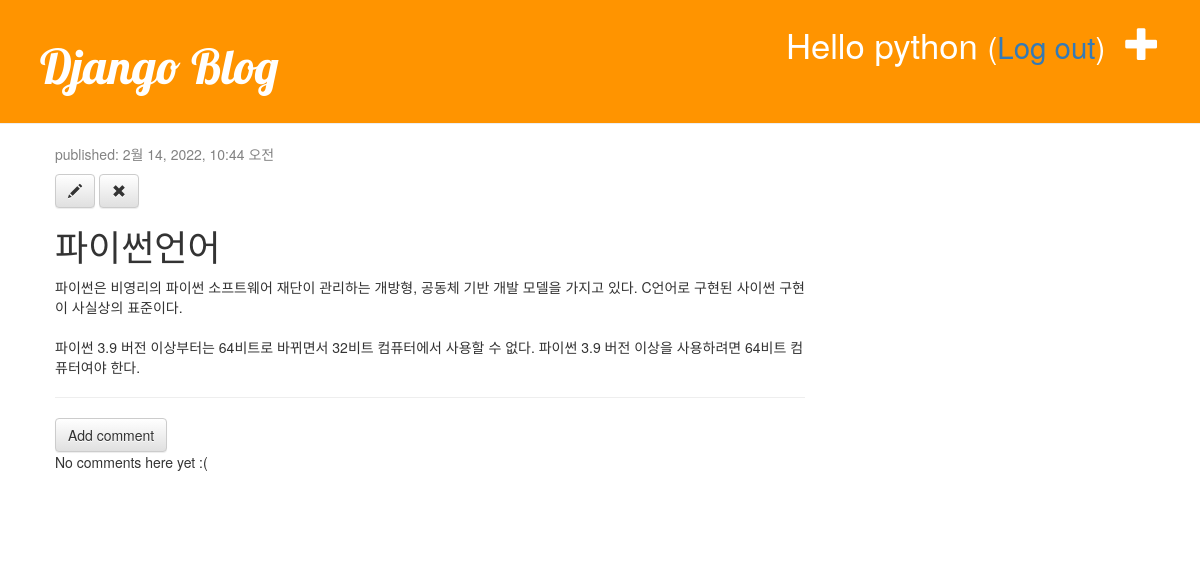
Before: /blog/post/5 (signed in) with the older database file.
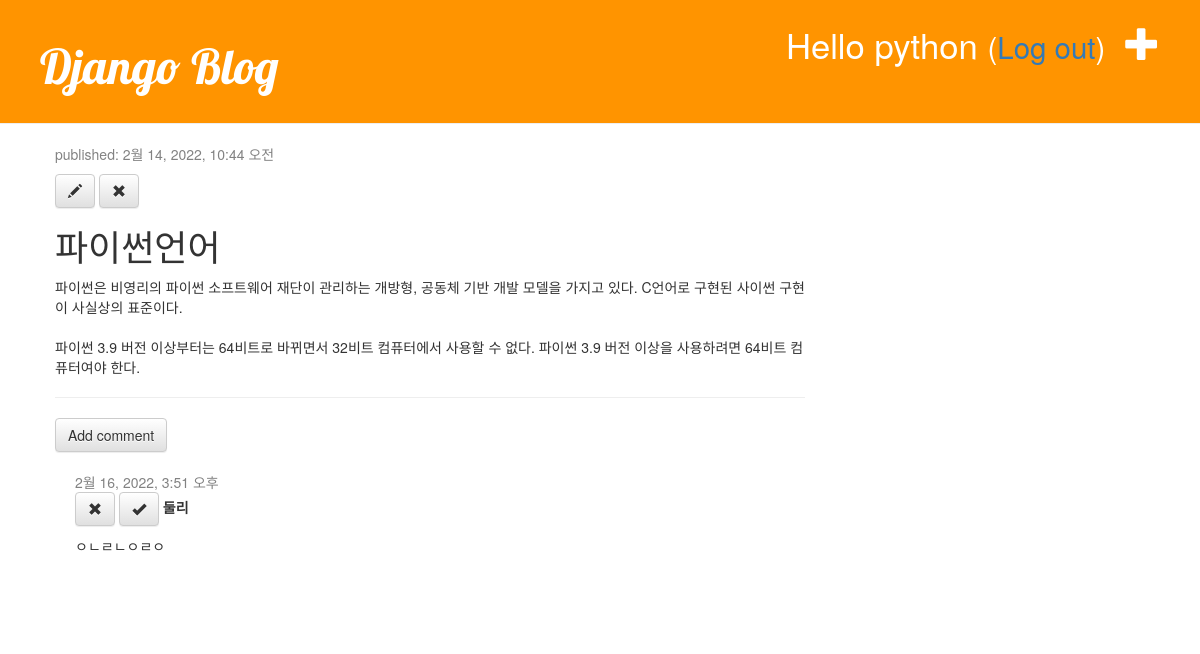
After: the same page with the newer database file.
### blog/models.py (models this page shows, shortened)
class Comment(models.Model):
    post = models.ForeignKey('blog.Post',on_delete=models.CASCADE, related_name='comments')
    author = models.CharField(max_length=200)
    text = models.TextField()
    created_date = models.DateTimeField(default=timezone.now)
    approved_comment = models.BooleanField(default=False)

### blog/views.py (the view)
# urls.py: path('post/<int:pk>', views.post_detail, name='post_detail'),
def post_detail(request,pk):
    post = get_object_or_404(Post, pk=pk)
    return render(request, 'blog/post_detail.html', {'post_key': post})

### blog/templates/blog/post_detail.html (shortened to what this page needs)
{% extends 'blog/base.html' %}
{% block content %}
    <div class="post">
        <div class="date">
            <p>published: {{ post_key.published_date }}</p>
        </div>
        {% if user.is_authenticated %}
            <a class="btn btn-default" href="{% url 'post_edit' pk=post_key.pk %}">
                <span class="glyphicon glyphicon-pencil"></span>
            </a>
            <a class="btn btn-default" href="#" onclick="post_remove()">
                <span class="glyphicon glyphicon-remove"></span>
            </a>
        {% endif %}
        <h1>{{ post_key.title }}</h1>
        <p>{{ post_key.text| linebreaksbr }}</p>
        <hr>
        <a class="btn btn-default" href="{% url 'add_comment_to_post' pk=post_key.pk %}">
            Add comment
        </a>
        {% for comment in post_key.comments.all %}
            {% if user.is_authenticated or comment.approved_comment %}
            <div class="comment">
                <div class="date">{{ comment.created_date }}</div>
                {% if not comment.approved_comment %}
                    <a class="btn btn-default" href="{% url 'comment_remove' pk=comment.pk %}">
                        <span class="glyphicon glyphicon-remove"></span>
                    </a>
                    <a class="btn btn-default" href="{% url 'comment_approve' pk=comment.pk %}">
                        <span class="glyphicon glyphicon-ok"></span>
                    </a>
                {% endif %}
                <strong>{{ comment.author }}</strong>
                <p>{{ comment.text|linebreaks }}</p>
            </div>
            {% endif %}
        {% empty %}
            <p>No comments here yet :(</p>
        {% endfor %}
    </div>
{% endblock %}

Changed rows visible on the page:
added Comment: created_date "2월 16, 2022, 3:51 오후", approved_comment False (drawn), author "둘리", text "ㅇㄴㄹㄴㅇㄹㅇ"
Other visible differences:
text no longer shown: "No comments here yet :("
